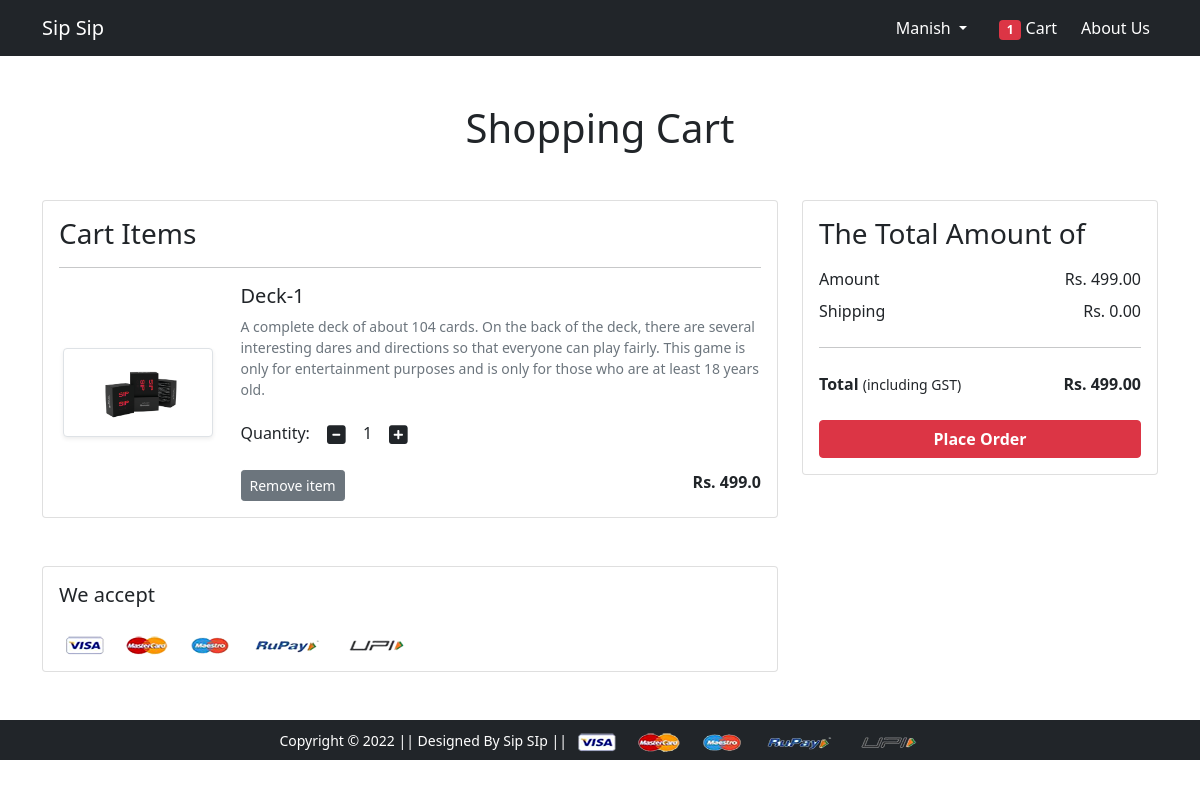
The page /cart/ (signed in) on the database its author committed.
### app/models.py (models this page shows, shortened)
class Cart(models.Model):
 user = models.ForeignKey(User, on_delete=models.CASCADE)
 product = models.ForeignKey(Product, on_delete=models.CASCADE)
 quantity = models.PositiveIntegerField(default=1)
 def __str__(self):
  return str(self.id)

class Product(models.Model):
 title = models.CharField(max_length=100)
 selling_price = models.FloatField()
 discounted_price = models.FloatField()
 description = models.TextField()
 brand = models.CharField(max_length=100)
 category = models.CharField( choices=CATEGORY_CHOICES, max_length=2)
 product_image = models.ImageField(upload_to='productimg')

### app/views.py (the view)
# urls.py: path('cart/', views.show_cart, name='showcart'),
@login_required
def show_cart(request):
	totalitem = 0
	if request.user.is_authenticated:
		totalitem = len(Cart.objects.filter(user=request.user))
		user = request.user
		cart = Cart.objects.filter(user=user)
		amount = 0.0
		shipping_amount = 0.0
		totalamount=0.0
		cart_product = [p for p in Cart.objects.all() if p.user == request.user]
		print(cart_product)
		if cart_product:
			for p in cart_product:
				tempamount = (p.quantity * p.product.discounted_price)
				amount += tempamount
			totalamount = amount+shipping_amount
			return render(request, 'app/addtocart.html', {'carts':cart, 'amount':amount, 'totalamount':totalamount, 'totalitem':totalitem})
		else:
			return render(request, 'app/emptycart.html', {'totalitem':totalitem})
	else:
		return render(request, 'app/emptycart.html', {'totalitem':totalitem})

### app/templates/app/addtocart.html (shortened to what this page needs)
{% extends 'app/base.html' %}
{% load static %}
{% block main-content %}
<div class="container my-5">
 <div class="row">
  <h1 class="text-center mb-5">Shopping Cart</h1>
  <div class="col-sm-8">
  <div class="card">
   <div class="card-body">
    <h3>Cart Items</h3>
    {% for cart in carts %}
    <hr>
    <div class="row">
     <div class="col-sm-3 text-center align-self-center"><img src="{{cart.product.product_image.url}}" alt="" srcset="" class="img-fluid img-thumbnail shadow-sm" height="150" width="150"> </div>
     <div class="col-sm-9">
      <div>
       <h5>{{cart.product.title}}</h5>
       <p class="mb-2 text-muted small">{{cart.product.description}}</p>
       <div class="my-3">
        <label for="quantity">Quantity:</label>
        <a class="minus-cart btn" pid="{{cart.product.id}}"><i class="fas fa-minus-square fa-lg"></i></a>
          <span id="quantity">{{cart.quantity}}</span>
        <a class="plus-cart btn" pid="{{cart.product.id}}"><i class="fas fa-plus-square fa-lg"></i></a>
       </div>
       <div class="d-flex justify-content-between">
        <a class="btn btn-sm btn-secondary mr-3 remove-cart" pid={{cart.product.id}}>Remove item </a>
        <p class="mb-0"><span><strong>Rs. {{cart.product.discounted_price}}</strong></span></p>
       </div>
      </div>
     </div>
    </div>
    {% endfor %}
   </div>
   </div>
  </div>
  <div class="col-sm-4">
   <div class="card">
    <div class="card-body">
      <h3>The Total Amount of</h3>
      <ul class="list-group">
       <li class="list-group-item d-flex justify-content-between align-items-center border-0 px-0 pb-0">Amount<span>Rs. <span id="amount">{{amount|floatformat:2}}</span> </span></li>
       <li class="list-group-item d-flex justify-content-between align-items-center border-0 px-0">Shipping<span>Rs. 0.00</span></li>
       <hr>
       <li class="list-group-item d-flex justify-content-between align-items-center border-0 px-0 mb-3">
        <div>
           <strong>Total</strong> <small>(including GST)</small>
         </div>
         <span><strong>Rs. </strong><strong id="totalamount"> {{totalamount|floatformat:2}}</strong></span>
       </li>
      </ul>
      <div class="d-grid"><a href="{% url 'checkout' %}" class="btn btn-danger fw-bold">Place Order</a></div>
    </div>
   </div>
  </div>
 </div>
</div>
<div class="container">
 <div class="row">
  <div class="col-sm-8">
   <div class="card">
    <div class="card-body">
      <h5 class="mb-4">We accept</h5>
      <img src="{% static 'app/images/payment.png' %}" alt="" class="img-fluid">
    </div>
  </div>
  </div>
 </div>
</div>
{% endblock main-content %}

### app/templates/app/base.html (shortened to what this page needs)
<!doctype html>
{% load static %}
<html lang="en">
  <head>
    <link href="https://cdn.jsdelivr.net/npm/bootstrap@5.0.0-beta1/dist/css/bootstrap.min.css" rel="stylesheet">
    <link rel="stylesheet" href="{% static 'app/css/owl.carousel.min.css' %}">
    <link rel="stylesheet" href="{% static 'app/css/all.min.css' %}">
    <link rel="stylesheet" href="{% static 'app/css/style.css' %}">
  </head>
  <body>
    <nav class="navbar navbar-expand-lg navbar-dark bg-dark">
     <div class="container bg-dark">
       <a class="navbar-brand" href="/">Sip Sip</a>
       <div class="collapse navbar-collapse" id="navbarSupportedContent">
         <div>
          <ul class="navbar-nav me-auto mb-2 mb-lg-0">
          {% if request.user.is_authenticated %}
           <li class="nav-item dropdown mx-2">
              <a class="nav-link dropdown-toggle text-white" href="#" id="profileDropdown" role="button" data-bs-toggle="dropdown" aria-expanded="false">
                {{request.user.username|capfirst}}
              </a>
            </li>
            <li class="nav-item mx-2">
              <a href="{% url 'showcart' %}" class="nav-link text-white"><span class="badge bg-danger">{{totalitem}}</span> Cart </a>
            </li>
            <li class="nav-item">
              <a class="nav-link active" aria-current="page" href="{% url 'mobile' %}">About Us</a>
            </li>
            {% endif %}
          </ul>
         </div>
       </div>
     </div>
    </nav>
    {% block main-content %} {% endblock main-content %}
    <footer class="container-fluid bg-dark text-center p-2 mt-5">
        <small class="text-white">Copyright &copy; 2022 || Designed By Sip SIp || </small>
        <img src="{% static 'app/images/payment.png' %}" alt="" srcset="" class="img-fluid" height="2px">
    </footer>
  </body>
</html>

### rows shown on the page
Cart: product.product_image (picture), product "Deck-1", product.description "A complete deck of about 104 cards. On the back of the deck, there are several interesting dares and directions so that everyone can play fairly. This game is only for entertainment purposes and is only for those who are at least 18 years old.", quantity "1", product.discounted_price "499.0"

### other values the page prints
{{ request.user.username|capfirst }} "Manish"
{{ totalitem }} "1"
{{ amount|floatformat:2 }} "499.00"
{{ totalamount|floatformat:2 }} "499.00"
